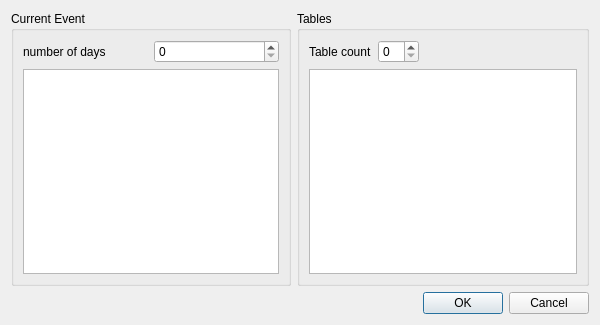
<?xml version="1.0" encoding="UTF-8"?>
<ui version="4.0">
 <class>EventProperties</class>
 <widget class="QDialog" name="EventProperties">
  <property name="geometry">
   <rect>
    <x>0</x>
    <y>0</y>
    <width>600</width>
    <height>325</height>
   </rect>
  </property>
  <property name="windowTitle">
   <string>Dialog</string>
  </property>
  <layout class="QVBoxLayout" name="verticalLayout_2">
   <item>
    <layout class="QHBoxLayout" name="horizontalLayout_3" stretch="0,1">
     <item>
      <widget class="QGroupBox" name="groupBox">
       <property name="title">
        <string>Current Event</string>
       </property>
       <layout class="QVBoxLayout" name="verticalLayout">
        <item>
         <layout class="QHBoxLayout" name="horizontalLayout">
          <item>
           <widget class="QLabel" name="label">
            <property name="text">
             <string>number of days</string>
            </property>
           </widget>
          </item>
          <item>
           <widget class="QSpinBox" name="m_dayCount"/>
          </item>
         </layout>
        </item>
        <item>
         <widget class="QTableWidget" name="tableWidget"/>
        </item>
       </layout>
      </widget>
     </item>
     <item>
      <widget class="QGroupBox" name="groupBox_2">
       <property name="title">
        <string>Tables</string>
       </property>
       <layout class="QVBoxLayout" name="verticalLayout_3">
        <item>
         <layout class="QHBoxLayout" name="horizontalLayout_2">
          <item>
           <widget class="QLabel" name="label_2">
            <property name="text">
             <string>Table count</string>
            </property>
           </widget>
          </item>
          <item>
           <widget class="QSpinBox" name="m_tableCount"/>
          </item>
          <item>
           <spacer name="horizontalSpacer">
            <property name="orientation">
             <enum>Qt::Horizontal</enum>
            </property>
            <property name="sizeHint" stdset="0">
             <size>
              <width>40</width>
              <height>20</height>
             </size>
            </property>
           </spacer>
          </item>
         </layout>
        </item>
        <item>
         <widget class="QListWidget" name="m_tableName"/>
        </item>
       </layout>
      </widget>
     </item>
    </layout>
   </item>
   <item>
    <widget class="QDialogButtonBox" name="buttonBox">
     <property name="orientation">
      <enum>Qt::Horizontal</enum>
     </property>
     <property name="standardButtons">
      <set>QDialogButtonBox::Cancel|QDialogButtonBox::Ok</set>
     </property>
    </widget>
   </item>
  </layout>
 </widget>
 <resources/>
 <connections>
  <connection>
   <sender>buttonBox</sender>
   <signal>accepted()</signal>
   <receiver>EventProperties</receiver>
   <slot>accept()</slot>
   <hints>
    <hint type="sourcelabel">
     <x>257</x>
     <y>315</y>
    </hint>
    <hint type="destinationlabel">
     <x>157</x>
     <y>274</y>
    </hint>
   </hints>
  </connection>
  <connection>
   <sender>buttonBox</sender>
   <signal>rejected()</signal>
   <receiver>EventProperties</receiver>
   <slot>reject()</slot>
   <hints>
    <hint type="sourcelabel">
     <x>325</x>
     <y>315</y>
    </hint>
    <hint type="destinationlabel">
     <x>286</x>
     <y>274</y>
    </hint>
   </hints>
  </connection>
 </connections>
</ui>
